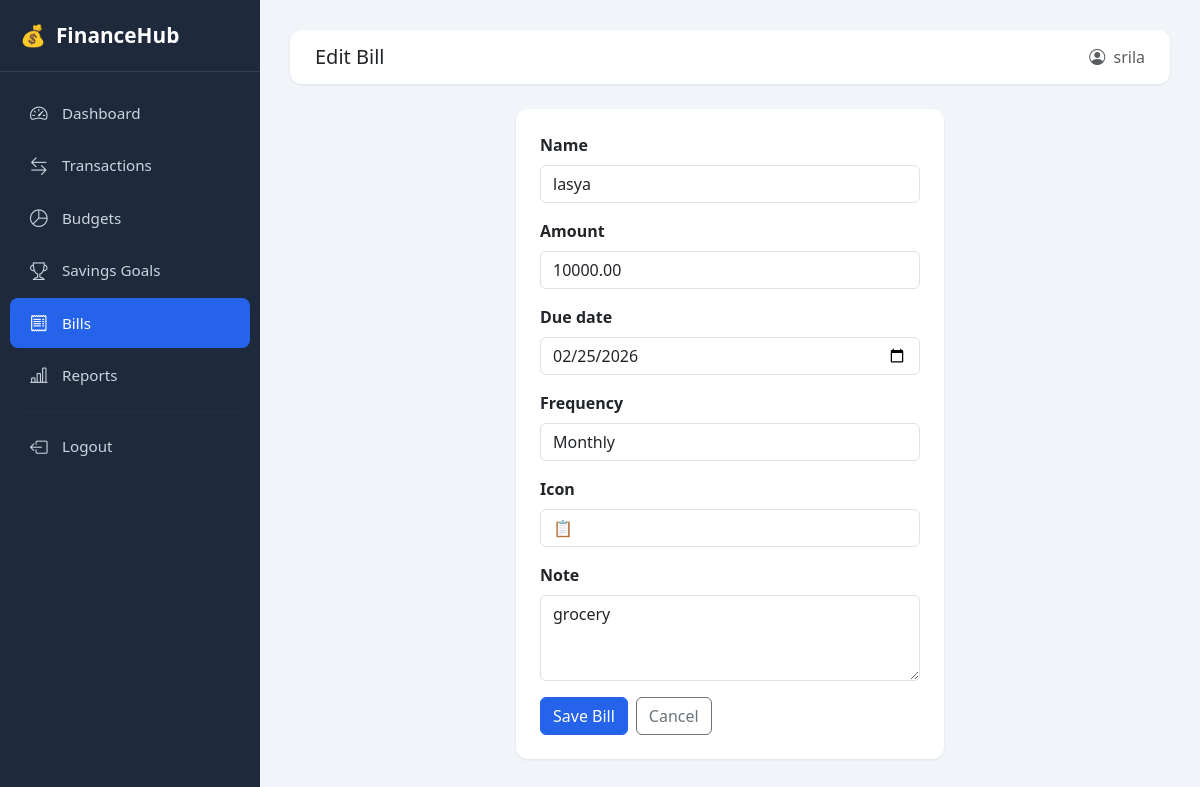
Screenshot of /finance/bills/edit/1/ (signed in) with the database file from the repository.
### finance/models.py (models this page shows, shortened)
class Bill(models.Model):
    FREQUENCY_CHOICES = [
        ('monthly', 'Monthly'),
        ('weekly', 'Weekly'),
        ('yearly', 'Yearly'),
        ('one_time', 'One Time'),
    ]
    user = models.ForeignKey(User, on_delete=models.CASCADE)
    name = models.CharField(max_length=200)
    amount = models.DecimalField(max_digits=12, decimal_places=2)
    due_date = models.DateField()
    frequency = models.CharField(max_length=20, choices=FREQUENCY_CHOICES, default='monthly')
    is_paid = models.BooleanField(default=False)
    icon = models.CharField(max_length=10, default='📋')
    note = models.TextField(blank=True)
    class Meta:
        ordering = ['due_date']

### finance/views.py (the view)
# urls.py: path('bills/edit/<int:pk>/', views.edit_bill, name='edit_bill'),
@login_required
def edit_bill(request, pk):
    b = get_object_or_404(Bill, pk=pk, user=request.user)
    form = BillForm(request.POST or None, instance=b)
    if form.is_valid():
        form.save()
        messages.success(request, "Bill updated! ✅")
        return redirect('bill_list')
    return render(request, 'finance/bill_form.html', {'form': form, 'title': 'Edit Bill'})

### finance/forms.py
class BillForm(forms.ModelForm):
    class Meta:
        model = Bill
        fields = ['name', 'amount', 'due_date', 'frequency', 'icon', 'note']
        widgets = {
            'due_date': forms.DateInput(attrs={'type': 'date', 'class': 'form-control'}),
            'note': forms.Textarea(attrs={'rows': 3, 'class': 'form-control'}),
        }
    def __init__(self, *args, **kwargs):
        super().__init__(*args, **kwargs)
        for name, field in self.fields.items():
            if name not in ['due_date', 'note']:
                field.widget.attrs['class'] = 'form-control'

### finance/templates/finance/bill_form.html (shortened to what this page needs)
{% extends 'finance/base.html' %}
{% block page_title %}{{ title }}{% endblock %}
{% block content %}
<div class="row justify-content-center">
    <div class="col-md-6">
        <div class="card p-4">
            <form method="post">
                {% for field in form %}
                <div class="mb-3">
                    <label class="form-label fw-semibold">{{ field.label }}</label>
                    {{ field }}
                </div>
                {% endfor %}
                <div class="d-flex gap-2 mt-3">
                    <button type="submit" class="btn btn-primary">Save Bill</button>
                    <a href="{% url 'bill_list' %}" class="btn btn-outline-secondary">Cancel</a>
                </div>
            </form>
        </div>
    </div>
</div>
{% endblock %}

### finance/templates/finance/base.html (shortened to what this page needs)
<!DOCTYPE html>
<html lang="en">
<head>
    <link href="https://cdn.jsdelivr.net/npm/bootstrap@5.3.0/dist/css/bootstrap.min.css" rel="stylesheet">
    <link href="https://cdn.jsdelivr.net/npm/bootstrap-icons@1.11.0/font/bootstrap-icons.css" rel="stylesheet">
</head>
<body>
{% if user.is_authenticated %}
<div class="sidebar">
    <div class="brand">
        <span>💰</span> FinanceHub
    </div>
    <nav class="mt-3">
        <a href="{% url 'dashboard' %}" class="nav-link {% if request.resolver_match.url_name == 'dashboard' %}active{% endif %}">
            <i class="bi bi-speedometer2"></i> Dashboard
        </a>
        <a href="{% url 'transaction_list' %}" class="nav-link {% if 'transaction' in request.resolver_match.url_name %}active{% endif %}">
            <i class="bi bi-arrow-left-right"></i> Transactions
        </a>
        <a href="{% url 'budget_list' %}" class="nav-link {% if 'budget' in request.resolver_match.url_name %}active{% endif %}">
            <i class="bi bi-pie-chart"></i> Budgets
        </a>
        <a href="{% url 'goal_list' %}" class="nav-link {% if 'goal' in request.resolver_match.url_name %}active{% endif %}">
            <i class="bi bi-trophy"></i> Savings Goals
        </a>
        <a href="{% url 'bill_list' %}" class="nav-link {% if 'bill' in request.resolver_match.url_name %}active{% endif %}">
            <i class="bi bi-receipt"></i> Bills
        </a>
        <a href="{% url 'reports' %}" class="nav-link {% if 'report' in request.resolver_match.url_name %}active{% endif %}">
            <i class="bi bi-bar-chart-line"></i> Reports
        </a>
        <hr style="border-color:#334155; margin: 10px 20px;">
        <a href="{% url 'logout' %}" class="nav-link">
            <i class="bi bi-box-arrow-left"></i> Logout
        </a>
    </nav>
</div>
<div class="main-content">
    <div class="topbar">
        <h5 class="mb-0 fw-600">{% block page_title %}Dashboard{% endblock %}</h5>
        <span class="text-muted"><i class="bi bi-person-circle me-1"></i> {{ user.username }}</span>
    </div>
    {% block content %}{% endblock %}
</div>
{% else %}
{% block auth_content %}{% endblock %}
{% endif %}
</body>
</html>

### finance/templates/finance/base.html (style rules this page uses)
:root { --primary: #2563eb; --sidebar-bg: #1e293b; --sidebar-text: #cbd5e1; --sidebar-hover: #334155; --sidebar-active: #2563eb; }
body { background: #f1f5f9; font-family: 'Segoe UI', sans-serif; }
.sidebar { width: 260px; min-height: 100vh; background: var(--sidebar-bg); position: fixed; top: 0; left: 0; z-index: 100; transition: transform 0.3s; }
.sidebar .brand { padding: 20px; font-size: 1.3rem; font-weight: 700; color: #fff; border-bottom: 1px solid #334155; display: flex; align-items: center; gap: 10px; }
.sidebar .nav-link { color: var(--sidebar-text); padding: 12px 20px; display: flex; align-items: center; gap: 12px; font-size: 0.95rem; border-radius: 8px; margin: 2px 10px; transition: all 0.2s; }
.sidebar .nav-link.active { background: var(--sidebar-active); color: #fff; }
.sidebar .nav-link i { font-size: 1.1rem; width: 20px; }
.main-content { margin-left: 260px; padding: 30px; min-height: 100vh; }
.topbar { background: #fff; border-radius: 12px; padding: 15px 25px; margin-bottom: 25px; display: flex; justify-content: space-between; align-items: center; box-shadow: 0 1px 3px rgba(0,0,0,0.08); }
.card { border: none; border-radius: 12px; box-shadow: 0 1px 3px rgba(0,0,0,0.08); }
.btn-primary { background: var(--primary); border-color: var(--primary); }

### rows the page displays
Bill: form "lasya" "10000.00" "02/25/2026" "Monthly" "📋" "grocery"

### other values shown
{{ title }} "Edit Bill"
{{ user.username }} "srila"
{{ field.label }} "Name" "Amount" "Due date" "Frequency" "Icon" "Note"
